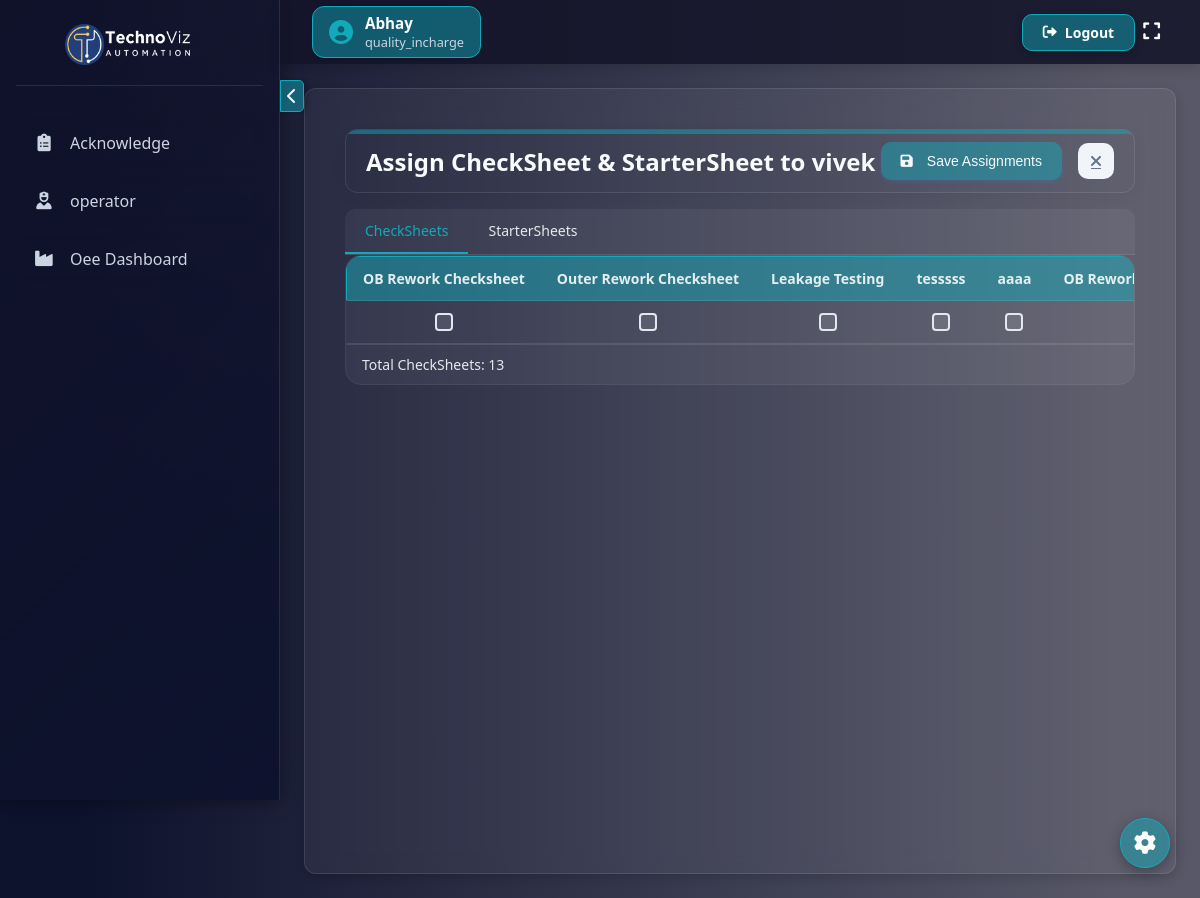
Page /assign-sheets/2/ (signed in) on the committed database.
### checksheet1/models.py (models this page shows, shortened)
class CustomUser(AbstractUser):
    ROLE_CHOICES = [
        ("admin", "Admin"),
        ("quality_incharge", "Quality Incharge"),
        ("shift_incharge", "Shift Incharge"),
        ("operator", "Operator"),
    ]
    username = models.CharField(max_length=150, unique=False)
    employee_id = models.CharField(max_length=20, unique=True)  # New field
    role = models.CharField(max_length=20, choices=ROLE_CHOICES, default="admin")
    phone_number = models.CharField(max_length=15, blank=True, null=True)
    USERNAME_FIELD = "employee_id"  # Use employee_id for authentication
    REQUIRED_FIELDS = ["username", "email"]  # Keep username for internal use

class CheckSheet(models.Model):
    name = models.CharField(max_length=255)
    line = models.CharField(
        max_length=10, choices=[("line_1", "Line 1"), ("line_2", "Line 2")]
    )
    assigned_users = models.ManyToManyField(
        "CustomUser", related_name="assigned_check_sheets", blank=True
    )
    created_by = models.ForeignKey(
        "CustomUser",
        on_delete=models.SET_NULL,
        null=True,
        related_name="created_check_sheets",
    )
    created_on = models.DateTimeField(auto_now_add=True)
    level_1_approver = models.ForeignKey(
        "CustomUser",
        on_delete=models.SET_NULL,
        null=True,
        blank=True,
        related_name="level_1_assigned_checksheets",
    )
    level_2_approver = models.ForeignKey(
        "CustomUser",
        on_delete=models.SET_NULL,
        null=True,
        blank=True,
        related_name="level_2_assigned_checksheets",
    )
    require_level_3_approval = models.BooleanField(
        default=True, help_text="Check if this sheet requires Level 3 approval (admin)"
    )

### checksheet1/views.py (the view, shortened to what this page needs)
# urls.py: path("assign-sheets/<int:user_id>/", assign_sheets, name="assign_sheets"),
@login_required
def assign_sheets(request, user_id):
    user = get_object_or_404(CustomUser, id=user_id)
    checksheets = CheckSheet.objects.all()
    Starter = StarterSheet.objects.all()
    return render(
        request,
        "checksheet/assign_sheets.html",
        {
            "user": user,
            "checksheets": checksheets,
            "Starter": Starter,
        },
    )

### checksheet1/context_processors.py (called while the page is built)
def pending_requests_count(request):
    if request.user.is_authenticated and request.user.role == "admin":
        count = PasswordResetRequest.objects.filter(status="pending").count()
        return {"pending_requests_count": count}
    return {}

### checksheet1/templatetags/custom_tags.py (called while the page is built)
@register.filter
def has_page_access(user, page_name):
    if user.is_authenticated and user.role == "admin":
        return True  # Admin has all access
    return PageAccess.objects.filter(
        user=user, page_name=page_name, has_access=True
    ).exists()

### checksheet1/templates/checksheet/assign_sheets.html (shortened to what this page needs)
{% extends 'checksheet/base.html' %}
{% load static %}
{% block extra_css %}
<link rel="stylesheet" href="{% static 'css/assign_sheets.css' %}">
{% endblock %}
{% block content %}
<div class="page-container">
    <div class="header">
        <h2 class="page-title">Assign CheckSheet & StarterSheet to {{ user.username }}</h2>
        <div class="buttons-container">
            <button type="submit" form="assignment-form" class="submit-btn">
                <i class="fas fa-save"></i> Save Assignments
            </button>
            <a href="{% url 'user_list' %}" class="back-button">
                <i class="fas fa-times"></i>
            </a>
        </div>
    </div>
    <form method="post" id="assignment-form">
        <div class="section-tabs">
            <div class="section-tab active" onclick="showSection('checksheets')">CheckSheets</div>
            <div class="section-tab" onclick="showSection('startersheets')">StarterSheets</div>
        </div>
        <div id="checksheets-section" class="table-responsive sheet-section">
            <table class="assignment-table">
                <thead>
                    <tr>
                        {% for checksheet in checksheets %}
                        <th>{{ checksheet.name }}</th>
                        {% endfor %}
                    </tr>
                </thead>
                <tbody>
                    <tr>
                        {% for checksheet in checksheets %}
                        <td>
                            <input
                                type="checkbox"
                                id="checksheet_{{ checksheet.id }}"
                                name="check_sheets"
                                value="{{ checksheet.id }}"
                            >
                        </td>
                        {% endfor %}
                    </tr>
                </tbody>
            </table>
            <div class="pagination">
                <div class="pagination-info">
                    <span>Total CheckSheets: {{ checksheets|length }}</span>
                </div>
            </div>
        </div>
    </form>
</div>
{% endblock %}

### checksheet1/templates/checksheet/base.html (shortened to what this page needs)
<!DOCTYPE html>
<html lang="en">
<head>
    {% load custom_tags %}
    {% load static %}
    <link href="https://cdnjs.cloudflare.com/ajax/libs/font-awesome/6.0.0/css/all.min.css" rel="stylesheet">
    <link rel="stylesheet" href="{% static 'css/base.css' %}">
    {% block extra_css %}
  {% endblock%}
</head>
<body>
    {% if request.user.is_authenticated %}
    <nav class="navbar">
        <div class="navbar-left" style="display: flex; align-items: center;">
            <div class="user-info">
                <i class="fas fa-user-circle"></i>
                <div class="user-details">
                    <span class="user-name">{{ request.user.username }}</span>
                    <span class="user-role">{{ request.user.role|default:"No role" }}</span>
                </div>
            </div>
        </div>
        <a href="{% url 'logout' %}" class="logout-btn">
            <i class="fas fa-sign-out-alt"></i>
            Logout
        </a>
         <button class="fullscreen-btn" onclick="toggleFullScreen()" title="Toggle Full Screen">
                <i class="fas fa-expand"></i>
            </button>
    </nav>
    {% endif %}
    <button class="sidebar-toggle" onclick="toggleSidebar()">
        <i class="fas fa-chevron-left"></i>
    </button>
    <div class="sidebar">
        <div class="sidebar-header">
            <h3>
                <img src="{% static 'images/logo.jpg' %}" alt="Expanded Logo" class="sidebar-logo logo-toggle logo-expanded">
            </h3>
        </div>
        {% if request.user.is_authenticated %}
        {% if request.user|has_page_access:"acknowledgment_list" %}
        <a href="{% url 'acknowledgment_list' %}"><i class="fas fa-clipboard-list"></i><span class="sidebar-text">Acknowledge</span></a>
        {% endif %}
        <a href="{% url 'operator_dashboard' %}"><i class="fa-solid fa-user-nurse"></i><span class="sidebar-text">operator</span></a>
        <a href="http://abhay188.pythonanywhere.com/"><i class="fa-solid fa-industry"></i><span class="sidebar-text">Oee Dashboard</span></a>
        {% endif %}
    </div>
    <div class="content">
        <div class="content-inner">
            {% block content %}{% endblock %}
        </div>
        <div class="settings-float" id="settingsFloat">
            <i class="fas fa-cog"></i>
        </div>
    </div>
</body>
</html>

### checksheet1/static/css/assign_sheets.css (style rules this page uses)
.page-container { max-width: 1400px; margin: 0 auto; padding: 16px; min-height: calc(100vh - 64px); animation: fadeIn 0.5s ease; }
.header { display: flex; justify-content: space-between; align-items: center; padding: 12px 20px; margin-bottom: 16px; border: 1px solid rgba(255, 255, 255, 0.1); border-radius: 12px; box-shadow: 0 4px 15px rgba(0, 0, 0, 0.05); position: relative; overflow: hidden; }
.header:before { content: ''; position: absolute; top: 0; left: 0; width: 100%; height: 4px; background: var(--accent-color); }
.page-title { color: var(--text-light); font-size: 1.5rem; font-weight: 700; display: flex; align-items: center; gap: 12px; --webkit-background-clip: text; }
.buttons-container { display: flex; gap: 16px; align-items: center; }
.back-button { display: flex; align-items: center; justify-content: center; width: 36px; height: 36px; border-radius: 10px; background-color: #f1f5f9; color: #64748b; border: none; cursor: pointer; transition: all 0.3s; }
.submit-btn { display: flex; align-items: center; gap: 8px; padding: 8px 20px; background: var(--accent-color); color: var(--text-light); border: none; border-radius: 10px; font-size: 0.875rem; font-weight: 500; cursor: pointer; transition: all 0.3s ease; box-shadow: 0 2px 4px rgba(59, 130, 246, 0.2); height: 38px; }
.submit-btn i { margin-right: 6px; }
.section-tabs { display: flex; border-bottom: 1px solid rgba(255, 255, 255, 0.1); background-color: rgba(255, 255, 255, 0.05); border-radius: 10px 10px 0 0; }
.section-tab { padding: 12px 20px; font-size: 0.875rem; font-weight: 500; color: #ffffffe0; cursor: pointer; border-bottom: 2px solid transparent; transition: all 0.3s; }
.section-tab.active { color: var(--accent-color-solid); border-bottom-color: var(--accent-color-solid); }
.table-responsive { overflow-x: auto; width: 100%; border-radius: 16px; border: 1px solid rgba(255, 255, 255, 0.1); transition: transform 0.3s ease; }
.assignment-table { width: 100%; border-collapse: collapse; background-color: rgba(255, 255, 255, 0.05); }
.assignment-table thead { background: var(--accent-color); border:1px solid var(--accent-color-solid); }
.assignment-table th { padding: 12px 16px; text-align: center; font-weight: 600; color: #ffffffe0; font-size: 0.875rem; border-bottom: 1px solid rgba(255, 255, 255, 0.1); white-space: nowrap; }
.assignment-table td { padding: 12px 16px; text-align: center; border-bottom: 1px solid rgba(255, 255, 255, 0.1); color: #ffffffe0; font-size: 0.875rem; font-weight: 400; vertical-align: middle; }
.assignment-table input[type="checkbox"] { appearance: none; -webkit-appearance: none; width: 18px; height: 18px; background-color: rgba(255, 255, 255, 0.1); border: 2px solid #e2e8f0; border-radius: 4px; cursor: pointer; position: relative; transition: all 0.3s ease; margin: 0 auto; display: block; }
.pagination { display: flex; justify-content: space-between; align-items: center; padding: 10px 16px; background-color: rgba(255, 255, 255, 0.05); border-top: 1px solid rgba(255, 255, 255, 0.1); font-size: 0.875rem; color: #ffffffe0; }
.pagination-info { font-weight: 500; }

### rows in the picture
CustomUser: user.username "Abhay", user.role "quality_incharge"
CustomUser: username "vivek"
CheckSheet: name "OB Rework Checksheet"
CheckSheet: name "Outer Rework Checksheet"
CheckSheet: name "Leakage Testing"
CheckSheet: name "tesssss"
CheckSheet: name "aaaa"
CheckSheet: name "OB…"

### other values in the picture
{{ checksheets|length }} "13"
